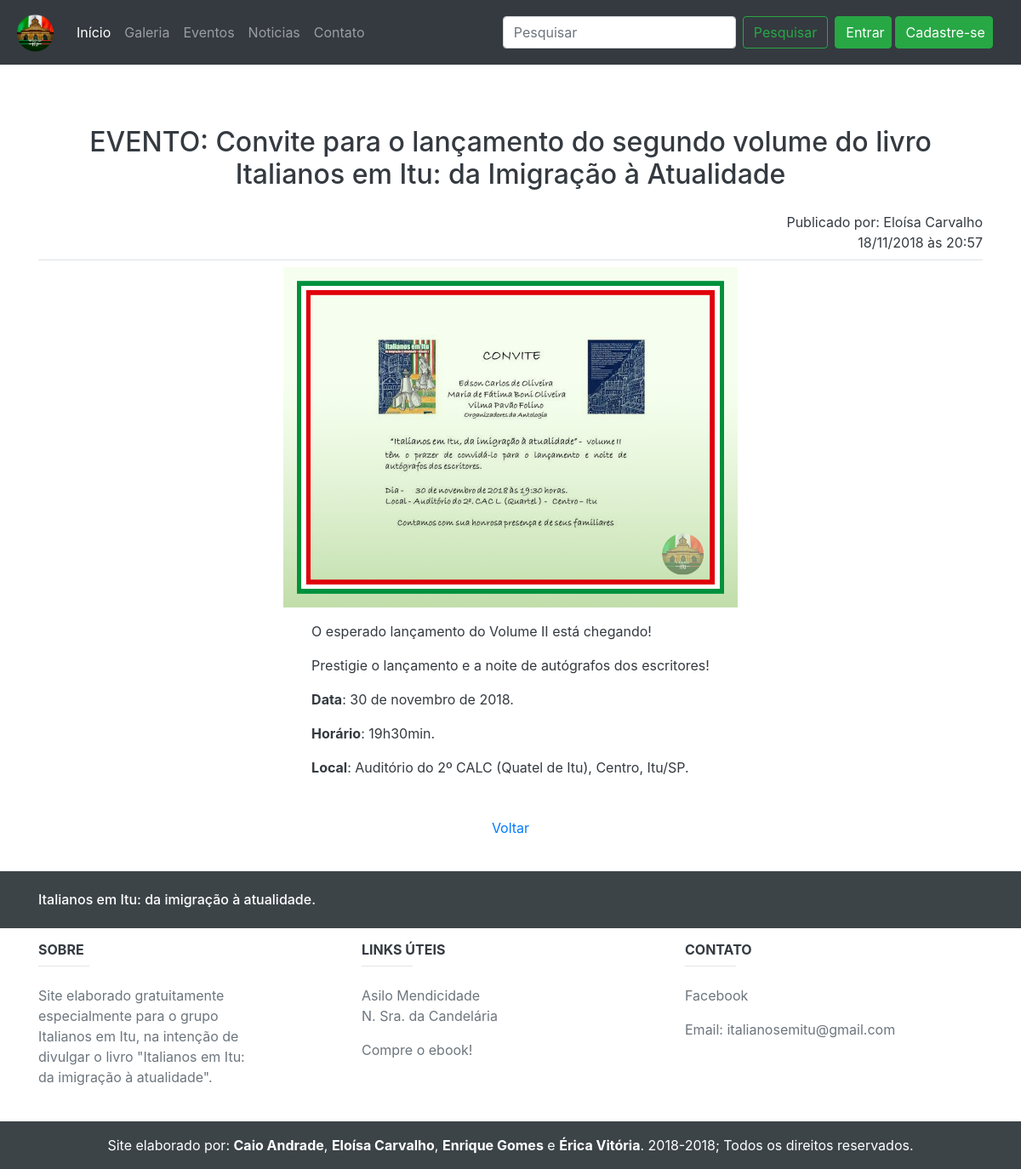
Screenshot of /index.php?&pg=noticia&id=3 with the database file from the repository.
### tables this page shows
CREATE TABLE `noticias` (
  `not_cod` int(11) NOT NULL,
  `not_autor` varchar(100) NOT NULL,
  `not_titulo` varchar(128) NOT NULL,
  `not_subtitulo` varchar(256) DEFAULT NULL,
  `not_data` date NOT NULL,
  `not_hora` time NOT NULL,
  `not_img` varchar(256) DEFAULT NULL,
  `not_cat` varchar(3) NOT NULL DEFAULT 'not',
  `not_ativo` int(11) NOT NULL
);

CREATE TABLE `textonoticias` (
  `noticias_not_cod` int(11) NOT NULL,
  `text_texto` text NOT NULL
);

### db/classes/DAO/noticiasDAO.class.php (called while the page is built, shortened)
<?php
require_once ("conexao.class.php");
class noticiasDAO {
    function __construct() {
        $this->con = new Conexao();
        $this->pdo = $this->con->Connect();
    }
    function pegarNoticia($not_cod){
        try {
            $stmt = $this->pdo->prepare("SELECT * FROM noticias WHERE not_cod = :not_cod");
            $param = array(":not_cod" => $not_cod);
            $stmt->execute($param);
            if($stmt->rowCount() > 0){
                $consulta = $stmt->fetch(PDO::FETCH_ASSOC);
                return $consulta;
            }else{
                return '';
            }
        } catch (PDOException $ex) {
            echo "ERRO 302: {$ex->getMessage()}";
        }
    }
}

### db/classes/DAO/conexao.class.php (called while the page is built, shortened)
<?php
class Conexao {
    public function Connect() {
        try {
            $this->user = "root";
            $this->pass = "";
            $this->host = "127.0.0.1";
            $this->base = "italianosdb";
            $parametros = array(PDO::MYSQL_ATTR_INIT_COMMAND => "SET NAMES UTF8");
            $this->file = "mysql:host=" . $this->host . ";dbname=" . $this->base;
            $this->pdo = new PDO($this->file, $this->user, $this->pass, $parametros);
            $this->pdo->setAttribute(PDO::ATTR_ERRMODE, PDO::ERRMODE_EXCEPTION);
            $this->pdo->setAttribute(PDO::ATTR_EMULATE_PREPARES, false);
            $this->pdo->setAttribute(PDO::ATTR_PERSISTENT, true);
            return $this->pdo;
        } catch (PDOException $ex) {
            echo "Erro no sistema" . $ex->getMessage();
        }
    }
}
?>

### db/classes/DAO/textonoticiasDAO.class.php (called while the page is built, shortened)
<?php
require_once ("conexao.class.php");
class textonoticiasDAO {
    function __construct() {
        $this->con = new Conexao();
        $this->pdo = $this->con->Connect();
    }
    function pegarTextoNoticia($not_cod){
        try {
            $stmt = $this->pdo->prepare("SELECT * FROM textonoticias WHERE noticias_not_cod = :not_cod");
            $param = array(":not_cod" => $not_cod);
            $stmt->execute($param);
            if($stmt->rowCount() > 0){
                $consulta = $stmt->fetch(PDO::FETCH_ASSOC);
                return $consulta;
            }else{
                return '';
            }
        } catch (PDOException $ex) {
            echo "ERRO 402: {$ex->getMessage()}";
        }
    }
}

### pags/noticia.php (the view, shortened to what this page needs)
<?php
    if(isset($_GET['id'])){
        $not_cod = $_GET['id'];
    }else{
        ?>
        <script type="text/javascript">
            document.location.href = "index.php?&pg=noticias&pagina=1";
        </script>
        <?php
    }
    require_once ("db/classes/DAO/noticiasDAO.class.php");
    require_once ("db/classes/DAO/textonoticiasDAO.class.php");
    $noticiasDAO = new noticiasDAO();
    $textonoticiasDAO = new textonoticiasDAO();
    $noticia = $noticiasDAO->pegarNoticia($not_cod);
    $textonoticia = $textonoticiasDAO->pegarTextoNoticia($not_cod);
    $data = date("d/m/Y", strtotime($noticia['not_data']));
    $hora = date("H:i", strtotime($noticia['not_hora']));
                ?>
<div class="container mt-4">
    <div class="row">
        <div class="col-md-12">
            <form name="noticia" action="" method="post" enctype="">
                <div class="form-row justify-content-center">
                    <div class="p-3 mb-2 bg-white text-dark"></div>
                </div>
                <div class="form-row text-center">
                <div class="p-2 mb-2 bg-white text-dark"><h2>
                <?php if($noticia['not_cat'] == 'not'){
                        echo 'NOTÍCIA: ';
                    }elseif($noticia['not_cat'] == 'eve'){
                        echo 'EVENTO: ';
                    } ?>
                    <?= $noticia['not_titulo']; ?></h2></div>
                </div>
                <div class="text-right">
                    <div class="bg-white text-dark">Publicado por: <?= $noticia['not_autor']; ?></div>
                </div>
                <div class="text-right">
                    <div class="mb-2 bg-white text-dark"><?= $data . ' às ' . $hora; ?></div>
                </div>
                <div class="border-top">
                    <div class="form-row justify-content-center mt-2">
                        <?php if (file_exists('img/noticias/' . $noticia['not_img']) && !is_null($noticia['not_img'])) { ?>
                            <img widht="400" height="400" src="img/noticias/<?= $noticia['not_img']; ?>" class=""/>
                        <?php } ?>
                    </div>
                    <div class="form-row justify-content-center">
                        <div class="p-3 mb-2 bg-white text-dark"><?= $textonoticia['text_texto']; ?></div>
                    </div>
                    <div class="form-row justify-content-center">
                        <div class="form-group col-md-3 text-center">
                            <a href="index.php" class="btn btn-link">Voltar</a>
                        </div>
                    </div>
                </div>
            </form>
        </div>
    </div>
</div>

### rows the page displays
noticias: not_titulo "Convite para o lançamento do segundo volume do livro Italianos em Itu: da Imigração à Atualidade", not_autor "Eloísa Carvalho", not_data "18/11/2018", not_hora "20:57", not_img (picture)
textonoticias: text_texto "O esperado lançamento do Volume II está chegando! Prestigie o lançamento e a noite de autógrafos dos escritores! Data : 30 de novembro de 2018. Horário : 19h30min. Local : Auditório do 2º CALC (Quatel de Itu), Centro, Itu/SP."
